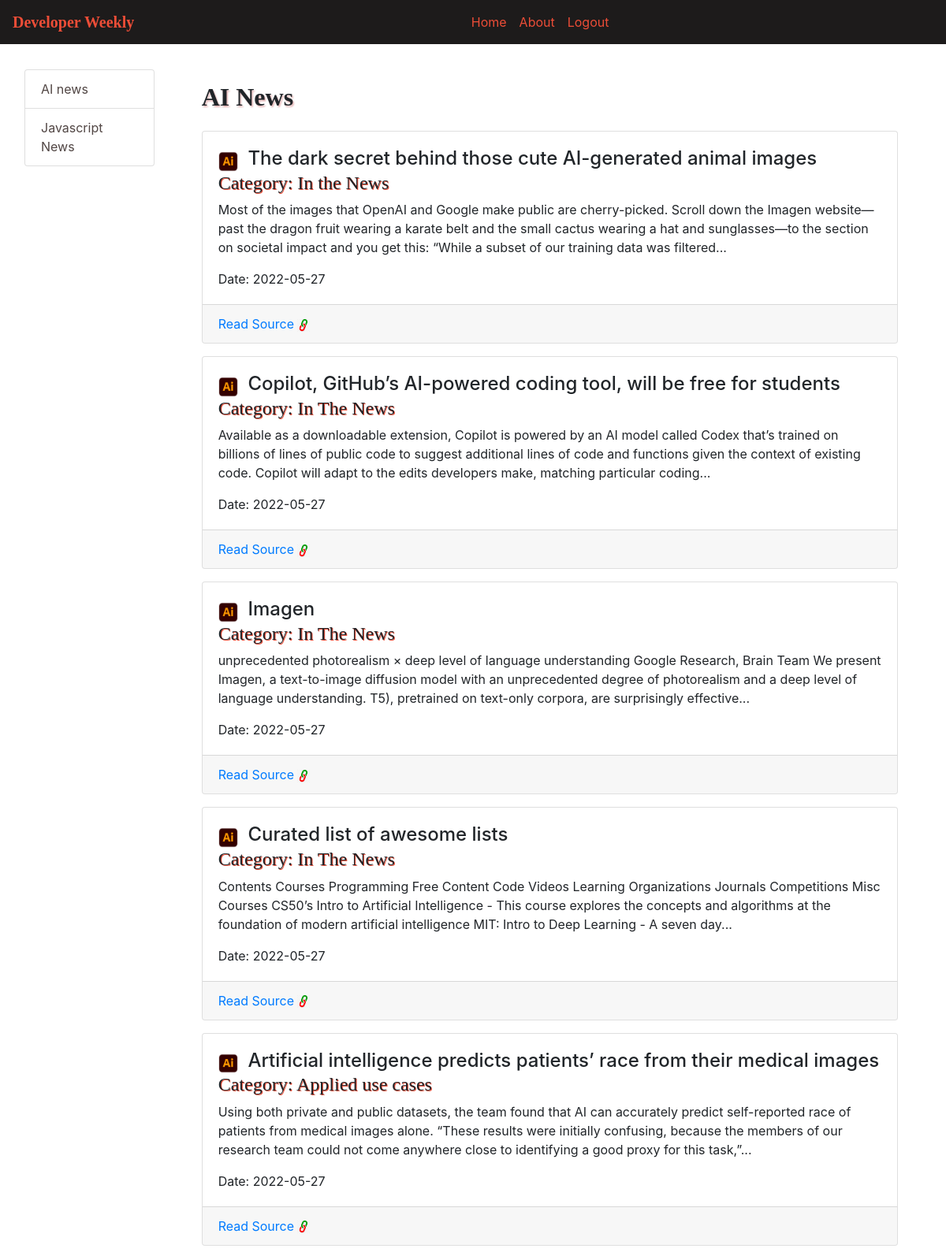
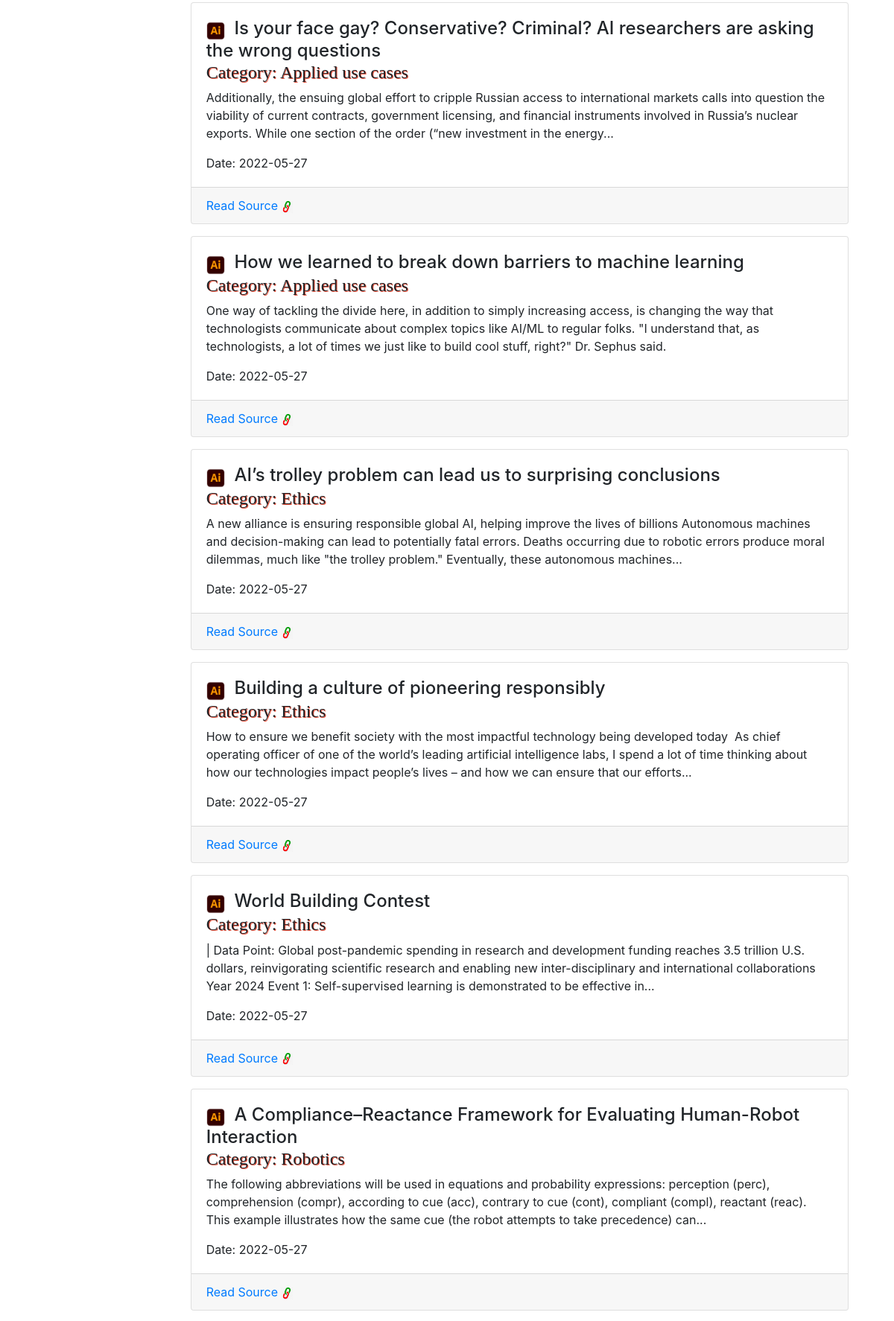
The page /dashboard (signed in, upper part) on the database its author committed (2 pictures, top to bottom).
### project_orm.py (models this page shows)
class AI_News(Base):
    __tablename__ = 'ai_news'
    id = Column(Integer,primary_key=True)
    category = Column(String(255))
    topic = Column(String())
    description = Column(String())
    link = Column(String())
    created_at =  Column(DateTime,default=datetime.utcnow,nullable=False)

### app.py (the view)
@app.route('/dashboard',methods=['GET','POST'])
def dashboard():
    if session.get('isauth',False):
        sess = get_db()
        results = sess.query(UserSelection).filter(UserSelection.user==session.get('id')).first()
        if results:
            pdata=cppdata=aidata=djangodata=javadata=jsdata=None
            print(results.has_python)
            if results.has_python:
                pdata = sess.query(PythonNews).all()
            if results.has_cplusplus:
                cppdata = sess.query(Cplusplus_News).all()
            if results.has_ai:
                aidata = sess.query(AI_News).all()
            if results.has_django:
                djangodata = sess.query(Django_News).all()
            if results.has_java:
                javadata = sess.query(Java_News).all()
            if results.has_js:
                jsdata = sess.query(Js_News).all()
            sess.close()
            return render_template('dashboard.html',title='News_Dashboard',
                    python_news = pdata,
                    cpp_news = cppdata,
                    ai_news=aidata,
                    django_news = djangodata,
                    java_news=javadata,
                    js_news=jsdata)
        else:
            return redirect('/home')
    else:
        return redirect('/')

### app.py (called while the page is built)
def get_db():
    engine = create_engine('sqlite:///project.sqlite')
    Session = scoped_session(sessionmaker(bind=engine))
    return Session()

### templates/dashboard.html (shortened to what this page needs)
{% extends 'base.html' %}
{% block body %}
<div class="container-fluid py-3">
  <div class="row p-3">
    <div class="col-md-2">
      <ul class="list-group">
        {% if ai_news %}
        <li class="list-group-item d-flex justify-content-between align-items-center">
          <a class="text" href="/detail?f=a">AI news</a>
        </li>
        {% endif %}
        {% if js_news %}
        <li class="list-group-item d-flex justify-content-between align-items-center">
          <a class="text" href="/detail?f=js">Javascript News</a>
        </li>
        {% endif %}
      </ul>
    </div>
    <div class="col">
      {% if ai_news %}
      <div class="container-fluid py-3">
        <div class="row">
          <div class="col">
            <div class="container">
              <h2>AI News</h2>
              <div class="row">
                <div class="col">
                  {% for news in ai_news %}
                  <div class="card my-3">
                    <div class="card-body">
                      <img src="../static/images/AI-removebg-preview.png" alt="..." class="img-fluid" id="ai_img">
                      <h4 class="card-title d-inline">{{ news.topic }}</h4>
                      <div class="card-category">
                        <h4>Category: {{news.category}}</h4>
                      </div>
                      <p class="card-text">{{news.description}}</p>
                      <a target="blank" class="card-link">Date: {{news.created_at.date()}}</a>
                    </div>
                    <div class="card-footer d-flex">
                      <a target="blank" href="{{news.link}}" class="card-link">Read Source</a>
                      <span><img src="../static/images/link.jpg" alt="..." class="img-fluid" id="link_img"></span>
                    </div>
                  </div>
                  {% endfor %}
                </div>
              </div>
            </div>
          </div>
        </div>
      </div>
      {% endif %}
    </div>
  </div>
</div>
{% endblock %}

### templates/base.html (shortened to what this page needs)
<!doctype html>
<html lang="en">
<head>
  <link rel="stylesheet" href="https://stackpath.bootstrapcdn.com/bootstrap/4.3.1/css/bootstrap.min.css"
>
  <link rel="stylesheet" href="https://use.fontawesome.com/releases/v5.1.1/css/all.css"
>
</head>
<body>
  <nav class="navbar navbar-expand-lg navbar-light bg-light">
    <a class="navbar-brand" href="#">Developer Weekly</a>
    <div class="collapse navbar-collapse" id="collapsibleNavId">
      <ul class="navbar-nav mx-auto mt-2 mt-lg-0">
        <li class="nav-item active">
          <a class="nav-link" href="/home">Home <span class="sr-only">(current)</span></a>
        </li>
        <li class="nav-item">
          <a class="nav-link" href="/about">About</a>
        </li>
        {% if session.isauth %}
        <li class="nav-item">
          <a class="nav-link" href="/logout">Logout</a>
        </li>
        {% endif %}
      </ul>
    </div>
  </nav>
  {% block body %}{% endblock %}
</body>
</html>

### templates/base.html (style rules this page uses)
.navbar { background-color: #1D1B1B !important; }
.navbar-brand { color: #EC4D37 !important; font-family: Georgia, 'Times New Roman', Times, serif; font-weight: bold; }
.nav-link { color: #EC4D37 !important }

### templates/dashboard.html (style rules this page uses)
.card-category { font-weight: bold; font-family: Georgia, 'Times New Roman', Times, serif; text-shadow: 1px 1px #EC4D37; }
h2 { font-weight: bold; font-family: Georgia, 'Times New Roman', Times, serif; text-shadow: 1.5px 1.5px 2px #e6b6b6; }
.list-group-item { transition: width 2s; }
.text { border-radius: 5px; color: #514644; text-decoration: none; }
#ai_img { width: 3%; margin-right: 8px; }
#link_img { width: 7%; margin-left: 4px; }

### rows shown on the page
AI_News: topic "The dark secret behind those cute AI-generated animal images", category "In the News", description "Most of the images that OpenAI and Google make public are cherry-picked. Scroll down the Imagen website—past the dragon fruit wearing a karate belt and the small cactus wearing a hat and sunglasses—to the section on societal impact and you get this: “While a subset of our training data was filtered...", created_at "2022-05-27"
AI_News: topic "Copilot, GitHub’s AI-powered coding tool, will be free for students", category "In The News", description "Available as a downloadable extension, Copilot is powered by an AI model called Codex that’s trained on billions of lines of public code to suggest additional lines of code and functions given the context of existing code. Copilot will adapt to the edits developers make, matching particular coding...", created_at "2022-05-27"
AI_News: topic "Imagen", category "In The News", description "unprecedented photorealism × deep level of language understanding Google Research, Brain Team We present Imagen, a text-to-image diffusion model with an unprecedented degree of photorealism and a deep level of language understanding. T5), pretrained on text-only corpora, are surprisingly effective...", created_at "2022-05-27"
AI_News: topic "Curated list of awesome lists", category "In The News", description "Contents Courses Programming Free Content Code Videos Learning Organizations Journals Competitions Misc Courses CS50’s Intro to Artificial Intelligence - This course explores the concepts and algorithms at the foundation of modern artificial intelligence MIT: Intro to Deep Learning - A seven day...", created_at "2022-05-27"
AI_News: topic "Artificial intelligence predicts patients’ race from their medical images", category "Applied use cases", description "Using both private and public datasets, the team found that AI can accurately predict self-reported race of patients from medical images alone. “These results were initially confusing, because the members of our research team could not come anywhere close to identifying a good proxy for this task,”...", created_at "2022-05-27"
AI_News: topic "Is your face gay? Conservative? Criminal? AI researchers are asking the wrong questions", category "Applied use cases", description "Additionally, the ensuing global effort to cripple Russian access to international markets calls into question the viability of current contracts, government licensing, and financial instruments involved in Russia’s nuclear exports. While one section of the order (“new investment in the energy...", created_at "2022-05-27"
AI_News: topic "How we learned to break down barriers to machine learning", category "Applied use cases", description "One way of tackling the divide here, in addition to simply increasing access, is changing the way that technologists communicate about complex topics like AI/ML to regular folks. \"I understand that, as technologists, a lot of times we just like to build cool stuff, right?\" Dr. Sephus said.", created_at "2022-05-27"
AI_News: topic "AI’s trolley problem can lead us to surprising conclusions", category "Ethics", description "A new alliance is ensuring responsible global AI, helping improve the lives of billions Autonomous machines and decision-making can lead to potentially fatal errors. Deaths occurring due to robotic errors produce moral dilemmas, much like \"the trolley problem.\" Eventually, these autonomous machines...", created_at "2022-05-27"
AI_News: topic "Building a culture of pioneering responsibly", category "Ethics", description "How to ensure we benefit society with the most impactful technology being developed today ‍ As chief operating officer of one of the world’s leading artificial intelligence labs, I spend a lot of time thinking about how our technologies impact people’s lives – and how we can ensure that our efforts...", created_at "2022-05-27"
AI_News: topic "World Building Contest", category "Ethics", description "| Data Point: Global post-pandemic spending in research and development funding reaches 3.5 trillion U.S. dollars, reinvigorating scientific research and enabling new inter-disciplinary and international collaborations Year 2024 Event 1: Self-supervised learning is demonstrated to be effective in...", created_at "2022-05-27"
AI_News: topic "A Compliance–Reactance Framework for Evaluating Human-Robot Interaction", category "Robotics", description "The following abbreviations will be used in equations and probability expressions: perception (perc), comprehension (compr), according to cue (acc), contrary to cue (cont), compliant (compl), reactant (reac). This example illustrates how the same cue (the robot attempts to take precedence) can...", created_at "2022-05-27"
